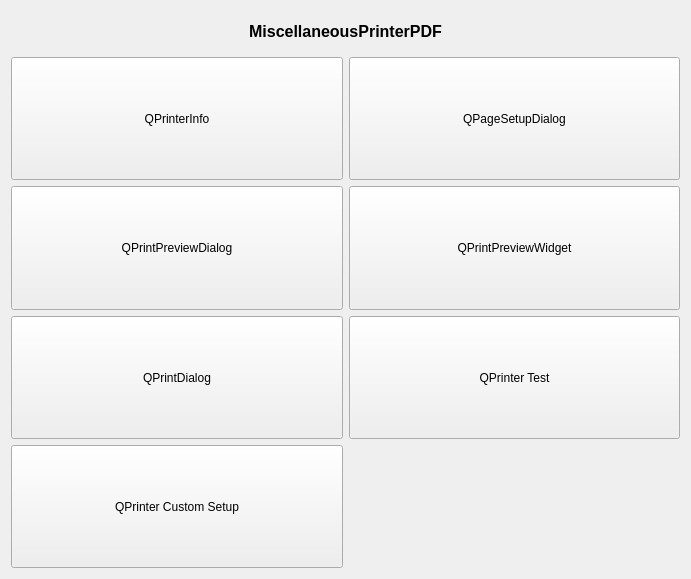
<?xml version="1.0" encoding="UTF-8"?>
<ui version="4.0">
 <class>MiscellaneousPrinterPDF</class>
 <widget class="MiscellaneousBase" name="MiscellaneousPrinterPDF">
  <property name="geometry">
   <rect>
    <x>0</x>
    <y>0</y>
    <width>691</width>
    <height>579</height>
   </rect>
  </property>
  <property name="windowTitle">
   <string>MiscellaneousPrinterPDF</string>
  </property>
  <layout class="QVBoxLayout" name="verticalLayout">
   <item>
    <layout class="QHBoxLayout" name="horizontalLayout">
     <item>
      <widget class="QLabel" name="lbTitle">
       <property name="minimumSize">
        <size>
         <width>0</width>
         <height>40</height>
        </size>
       </property>
       <property name="font">
        <font>
         <pointsize>12</pointsize>
         <weight>75</weight>
         <bold>true</bold>
        </font>
       </property>
       <property name="text">
        <string>MiscellaneousPrinterPDF</string>
       </property>
       <property name="alignment">
        <set>Qt::AlignCenter</set>
       </property>
      </widget>
     </item>
    </layout>
   </item>
   <item>
    <layout class="QGridLayout" name="gridLayout">
     <item row="0" column="0">
      <widget class="QPushButton" name="btnPrinterInfo">
       <property name="sizePolicy">
        <sizepolicy hsizetype="Expanding" vsizetype="Expanding">
         <horstretch>0</horstretch>
         <verstretch>0</verstretch>
        </sizepolicy>
       </property>
       <property name="text">
        <string>QPrinterInfo</string>
       </property>
      </widget>
     </item>
     <item row="0" column="1">
      <widget class="QPushButton" name="btnPageSetupDlg">
       <property name="sizePolicy">
        <sizepolicy hsizetype="Expanding" vsizetype="Expanding">
         <horstretch>0</horstretch>
         <verstretch>0</verstretch>
        </sizepolicy>
       </property>
       <property name="text">
        <string>QPageSetupDialog</string>
       </property>
      </widget>
     </item>
     <item row="1" column="0">
      <widget class="QPushButton" name="btnPrintPreviewDlg">
       <property name="sizePolicy">
        <sizepolicy hsizetype="Expanding" vsizetype="Expanding">
         <horstretch>0</horstretch>
         <verstretch>0</verstretch>
        </sizepolicy>
       </property>
       <property name="text">
        <string>QPrintPreviewDialog</string>
       </property>
      </widget>
     </item>
     <item row="3" column="0">
      <widget class="QPushButton" name="btnQPrinterCustom">
       <property name="sizePolicy">
        <sizepolicy hsizetype="Expanding" vsizetype="Expanding">
         <horstretch>0</horstretch>
         <verstretch>0</verstretch>
        </sizepolicy>
       </property>
       <property name="text">
        <string>QPrinter Custom Setup</string>
       </property>
      </widget>
     </item>
     <item row="2" column="1">
      <widget class="QPushButton" name="btnQPrinterTest">
       <property name="sizePolicy">
        <sizepolicy hsizetype="Expanding" vsizetype="Expanding">
         <horstretch>0</horstretch>
         <verstretch>0</verstretch>
        </sizepolicy>
       </property>
       <property name="text">
        <string>QPrinter Test</string>
       </property>
      </widget>
     </item>
     <item row="2" column="0">
      <widget class="QPushButton" name="btnPrintDlg">
       <property name="sizePolicy">
        <sizepolicy hsizetype="Expanding" vsizetype="Expanding">
         <horstretch>0</horstretch>
         <verstretch>0</verstretch>
        </sizepolicy>
       </property>
       <property name="text">
        <string>QPrintDialog</string>
       </property>
      </widget>
     </item>
     <item row="1" column="1">
      <widget class="QPushButton" name="btnPrintPreviewWgt">
       <property name="sizePolicy">
        <sizepolicy hsizetype="Expanding" vsizetype="Expanding">
         <horstretch>0</horstretch>
         <verstretch>0</verstretch>
        </sizepolicy>
       </property>
       <property name="text">
        <string>QPrintPreviewWidget</string>
       </property>
      </widget>
     </item>
    </layout>
   </item>
  </layout>
 </widget>
 <layoutdefault spacing="6" margin="11"/>
 <customwidgets>
  <customwidget>
   <class>MiscellaneousBase</class>
   <extends>QWidget</extends>
   <header>miscellaneousbase.h</header>
   <container>1</container>
  </customwidget>
 </customwidgets>
 <resources/>
 <connections/>
</ui>
